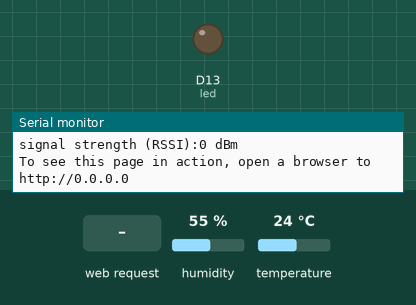
Simulated run of this sketch. Board: Arduino MKR. Shown: output pins drawn as LEDs (lit = HIGH), the last lines printed to the serial monitor. The test bench sets the inputs (shaded band); at power-on: humidity 55 %, temperature 24 °C. Not simulated (calls return 0 or success): arduino_secrets.h.

Above: at 11.2 s.
11.3 s: HTTP request GET /H received
At 13.1 s:
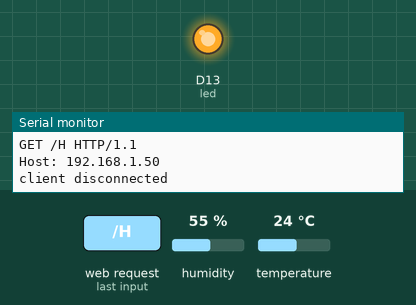
14.3 s: HTTP request GET /L received
At 16.7 s:
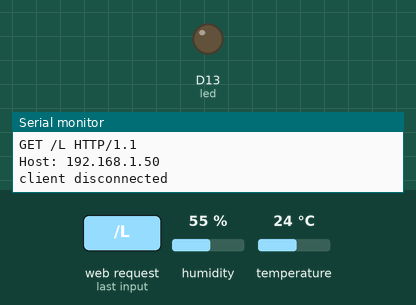
Timing chart, 0 to 18.2 s (numbered marks = the images above; inputs shaded):
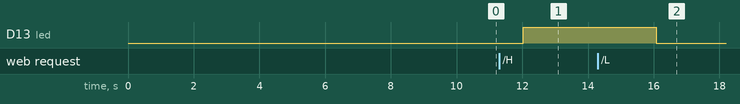

The sketch:

wificode.ino
```cpp
#include <SPI.h>
#include <WiFi101.h>
#include "arduino_secrets.h"
#include "DHT.h"
#define DHTTYPE DHT11
#define DHTPIN 5

DHT dht(DHTPIN, DHTTYPE);

///////please enter your sensitive data in the Secret tab/arduino_secrets.h
char ssid[] = "Wifi101";        // your network SSID (name)
char pass[] = "12345";    // your network password (use for WPA, or use as key for WEP)
int keyIndex = 0;                // your network key Index number (needed only for WEP)

int led =  13;
int status = WL_IDLE_STATUS;
WiFiServer server(80);

void setup() {
  //Initialize serial and wait for port to open:
  WiFi.setPins(8,7,4,2);
  Serial.begin(9600);
  dht.begin();
  Serial.println("Access Point Web Server");
  pinMode(led, OUTPUT);      // set the LED pin mode

  // check for the presence of the shield:
  if (WiFi.status() == WL_NO_SHIELD) {
    Serial.println("WiFi shield not present");
    // don't continue
    while (true);
  }

  // by default the local IP address of will be 192.168.1.1
  // you can override it with the following:
  // WiFi.config(IPAddress(10, 0, 0, 1));

  // print the network name (SSID);
  Serial.print("Creating access point named: ");
  Serial.println(ssid);

  // Create open network. Change this line if you want to create an WEP network:
  status = WiFi.beginAP(ssid);
  if (status != WL_AP_LISTENING) {
    Serial.println("Creating access point failed");
    // don't continue
    while (true);
  }

  // wait 10 seconds for connection:
  delay(10000);

  // start the web server on port 80
  server.begin();

  // you're connected now, so print out the status
  printWiFiStatus();
}


void loop() {
  delay(2000);
  float t = dht.readTemperature();
  float h = dht.readHumidity();
  // compare the previous status to the current status
  if (status != WiFi.status()) {
    // it has changed update the variable
    status = WiFi.status();

    if (status == WL_AP_CONNECTED) {
      byte remoteMac[6];

      // a device has connected to the AP
      Serial.print("Device connected to AP, MAC address: ");
      WiFi.APClientMacAddress(remoteMac);
      printMacAddress(remoteMac);
    } else {
      // a device has disconnected from the AP, and we are back in listening mode
      Serial.println("Device disconnected from AP");
    }
  }

  WiFiClient client = server.available();   // listen for incoming clients

  if (client) {                             // if you get a client,
    Serial.println("new client");           // print a message out the serial port
    String currentLine = "";                // make a String to hold incoming data from the client
    while (client.connected()) {            // loop while the client's connected
      if (client.available()) {             // if there's bytes to read from the client,
        char c = client.read();             // read a byte, then
        Serial.write(c);                    // print it out the serial monitor
        if (c == '\n') {                    // if the byte is a newline character

          // if the current line is blank, you got two newline characters in a row.
          // that's the end of the client HTTP request, so send a response:
          if (currentLine.length() == 0) {
            // HTTP headers always start with a response code (e.g. HTTP/1.1 200 OK)
            // and a content-type so the client knows what's coming, then a blank line:
            client.println("HTTP/1.1 200 OK");
            client.println("Content-type:text/html");
            client.println();

            // the content of the HTTP response follows the header:
            client.print("Click <a href=\"/H\">here</a> turn the LED on<br>");
            client.print("Click <a href=\"/L\">here</a> turn the LED off<br>");
            client.print("Temperature: ");
            client.print(t);
            client.print(" C <br>");
            client.print("Humidity: ");
            client.print(h);
            client.print(" % <br>");

            // The HTTP response ends with another blank line:
            client.println();
            // break out of the while loop:
            break;
          }
          else {      // if you got a newline, then clear currentLine:
            currentLine = "";
          }
        }
        else if (c != '\r') {    // if you got anything else but a carriage return character,
          currentLine += c;      // add it to the end of the currentLine
        }

        // Check to see if the client request was "GET /H" or "GET /L":
        if (currentLine.endsWith("GET /H")) {
          digitalWrite(led, HIGH);               // GET /H turns the LED on
        }
        if (currentLine.endsWith("GET /L")) {
          digitalWrite(led, LOW);                // GET /L turns the LED off
        }
      }
    }
    // close the connection:
    client.stop();
    Serial.println("client disconnected");
  }
}

void printWiFiStatus() {
  // print the SSID of the network you're attached to:
  Serial.print("SSID: ");
  Serial.println(WiFi.SSID());

  // print your WiFi shield's IP address:
  IPAddress ip = WiFi.localIP();
  Serial.print("IP Address: ");
  Serial.println(ip);

  // print the received signal strength:
  long rssi = WiFi.RSSI();
  Serial.print("signal strength (RSSI):");
  Serial.print(rssi);
  Serial.println(" dBm");
  // print where to go in a browser:
  Serial.print("To see this page in action, open a browser to http://");
  Serial.println(ip);

}

void printMacAddress(byte mac[]) {
  for (int i = 5; i >= 0; i--) {
    if (mac[i] < 16) {
      Serial.print("0");
    }
    Serial.print(mac[i], HEX);
    if (i > 0) {
      Serial.print(":");
    }
  }
  Serial.println();
}
```

Measured:
- after the input at 11.3 s, D13 (led): LOW → HIGH after 0.73 s
- after the input at 14.3 s, D13 (led): HIGH → LOW after 1.8 s
